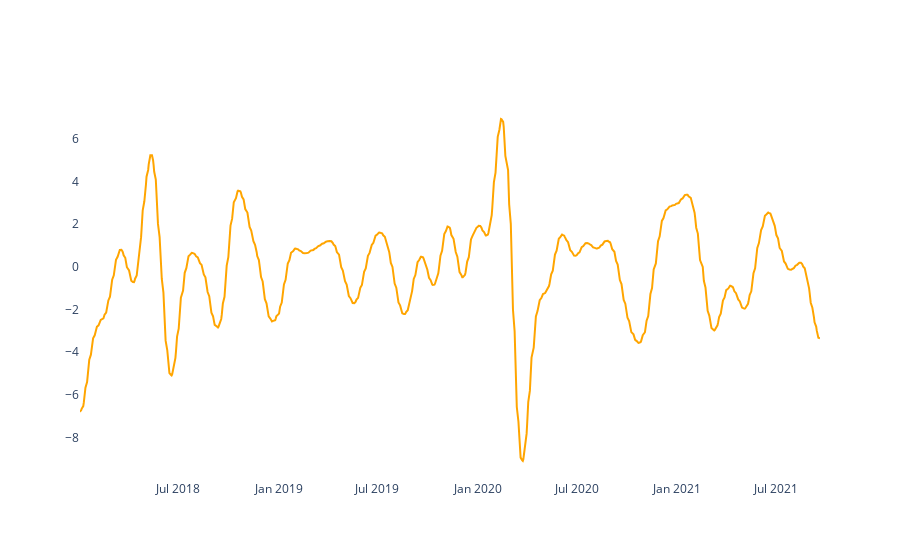

The notebook cell saved with this chart:
### Code cell
#APLICANDO REMOÇÃO DE TENDÊNCIA SAZONAL DIRETO NO FECHAMENTO DA AÇÃO E EM SEGUIDA APLICANDO O GAUSSIAN **


res = seasonal_decompose(df.Close, model='multiplicative', extrapolate_trend='freq',period=90)

detrended = df.Close.values - res.trend

detrended_df = pd.DataFrame(detrended)


tsi_np = detrended_df["trend"].to_numpy()

tsi_np = tsi_np.reshape(1,len(tsi_np))

smoother_tsi = GaussianSmoother(n_knots=60, sigma=0.001)
smoother_tsi.smooth(tsi_np)


fig = go.Figure()

'''
fig.add_trace(
    go.Scatter(
        name="Fechamento sem tendência sazonal",
        x=detrended_df.index,
        y=detrended_df["trend"],
        line=dict(color='blue', width=1))
)
'''

fig.add_trace(
    go.Scatter(
        x=detrended_df.tail(len(detrended_df)).index,
        y=smoother_tsi.smooth_data[0],
        mode='lines',
        name='Gaussian',
        line=dict(color="orange"))
)


fig.update_layout(paper_bgcolor='rgba(0,0,0,0)', plot_bgcolor='rgba(0,0,0,0)')

### Figure 1 — Plotly figure (JSON) as saved in the notebook; plotly's stock layout.template omitted (floating-point values rounded to 4 significant figures; data arrays with more than 128 entries replaced by an {"elided": "..."} marker saying what was removed)
{"data": [{"line": {"color": "orange"}, "mode": "lines", "name": "Gaussian", "type": "scatter", "x": {"elided": "920 str values"}, "y": {"elided": "920 float values"}}], "layout": {"paper_bgcolor": "rgba(0,0,0,0)", "plot_bgcolor": "rgba(0,0,0,0)"}}
